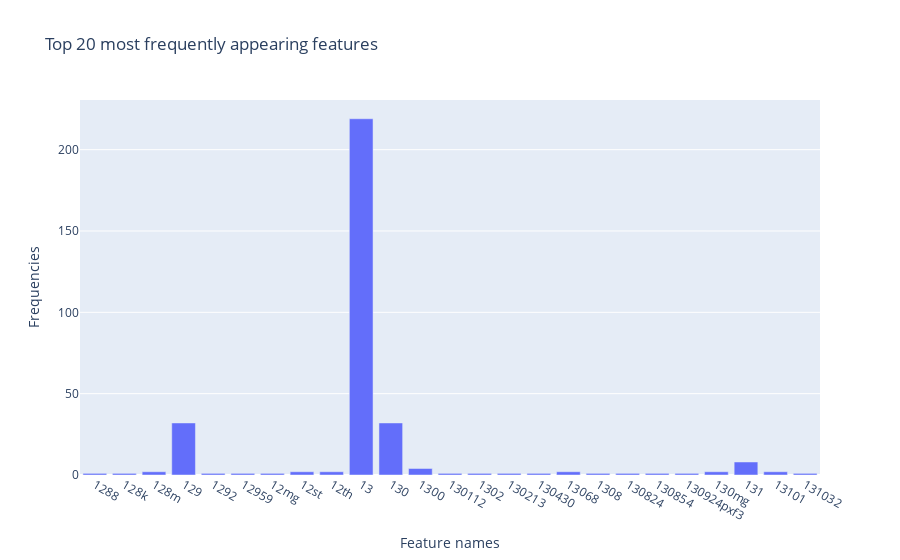

This figure's notebook cell:
### Markdown cell above
### >>> **Exercise 14 (take home):** 
The chart above contains all the vocabulary, and it's computationally intensive to both compute and visualize. Can you efficiently reduce the number of terms you want to visualize as an exercise.

### Code cell
# Answer here
# reduce number to 25 to see clearer
px.bar(x=count_vect.get_feature_names()[500:525], y=term_frequencies[500:525], labels={'x':'Feature names', 'y':'Frequencies'}, title="Top 20 most frequently appearing features")

### Figure 1 — Plotly figure (JSON) as saved in the notebook; plotly's stock layout.template omitted (floating-point values rounded to 4 significant figures)
{"data": [{"alignmentgroup": "True", "hovertemplate": "Feature names=%{x}<br>Frequencies=%{y}<extra></extra>", "legendgroup": "", "marker": {"color": "#636efa", "pattern": {"shape": ""}}, "name": "", "offsetgroup": "", "orientation": "v", "showlegend": false, "textposition": "auto", "type": "bar", "x": ["1288", "128k", "128m", "129", "1292", "12959", "12mg", "12st", "12th", "13", "130", "1300", "130112", "1302", "130213", "130430", "13068", "1308", "130824", "130854", "130924pxf3", "130mg", "131", "13101", "131032"], "xaxis": "x", "y": [1, 1, 2, 32, 1, 1, 1, 2, 2, 219, 32, 4, 1, 1, 1, 1, 2, 1, 1, 1, 1, 2, 8, 2, 1], "yaxis": "y"}], "layout": {"barmode": "relative", "legend": {"tracegroupgap": 0}, "title": {"text": "Top 20 most frequently appearing features"}, "xaxis": {"anchor": "y", "domain": [0, 1], "title": {"text": "Feature names"}}, "yaxis": {"anchor": "x", "domain": [0, 1], "title": {"text": "Frequencies"}}}}
